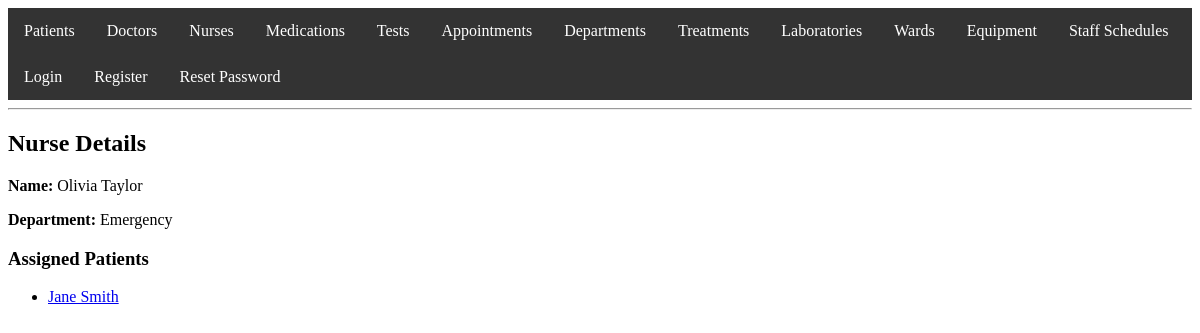
Page /nurse/nurse_care.php?id=1 on the committed database.
### tables this page shows
CREATE TABLE Nurses (
                        nurse_id INT PRIMARY KEY AUTO_INCREMENT,
                        user_id INT,
                        first_name VARCHAR(50),
                        last_name VARCHAR(50),
                        department_id INT,
                        FOREIGN KEY (user_id) REFERENCES Users(user_id) ON DELETE CASCADE,
                        FOREIGN KEY (department_id) REFERENCES Departments(department_id)
);

CREATE TABLE Departments (
                             department_id INT PRIMARY KEY AUTO_INCREMENT,
                             name VARCHAR(50),
                             description TEXT
);

CREATE TABLE Patients (
                          patient_id INT PRIMARY KEY AUTO_INCREMENT,
                          user_id INT DEFAULT NULL,
                          first_name VARCHAR(50),
                          last_name VARCHAR(50),
                          birth_date DATE,
                          gender ENUM('Male', 'Female', 'Other'),
                          address TEXT,
                          phone VARCHAR(15),
                          insurance_id INT,
                          FOREIGN KEY (user_id) REFERENCES Users(user_id) ON DELETE SET NULL,
                          FOREIGN KEY (insurance_id) REFERENCES Insurance(insurance_id)
);

### nurse/nurse_care.php (the view, shortened to what this page needs)
<?php
include '../auth.php';
include '../header.php';
$nurse_id = intval($_GET['id']);
$stmt = $conn->prepare("SELECT * FROM Nurses WHERE nurse_id = ?");
$stmt->bind_param("i", $nurse_id);
$stmt->execute();
$nurse_result = $stmt->get_result();
$nurse = $nurse_result->fetch_assoc();
$stmt = $conn->prepare("
    SELECT p.patient_id, p.first_name, p.last_name
    FROM Patients p
    JOIN NursePatient np ON p.patient_id = np.patient_id
    WHERE np.nurse_id = ?
");
$stmt->bind_param("i", $nurse_id);
$stmt->execute();
$patients_result = $stmt->get_result();
?>
<h2>Nurse Details</h2>
<p><strong>Name:</strong> <?php echo htmlspecialchars($nurse['first_name'] . ' ' . $nurse['last_name']); ?></p>
<p><strong>Department:</strong>
    <?php
    $dept_id = $nurse['department_id'];
    $stmt = $conn->prepare("SELECT name FROM Departments WHERE department_id = ?");
    $stmt->bind_param("i", $dept_id);
    $stmt->execute();
    $dept_result = $stmt->get_result();
    $department = $dept_result->fetch_assoc();
    echo htmlspecialchars($department['name']);
    ?>
</p>
<h3>Assigned Patients</h3>
<ul>
    <?php while ($patient = $patients_result->fetch_assoc()): ?>
        <li>
            <a href="../patient/patient_care.php?id=<?php echo $patient['patient_id']; ?>">
                <?php echo htmlspecialchars($patient['first_name'] . ' ' . $patient['last_name']); ?>
            </a>
        </li>
    <?php endwhile; ?>
</ul>
<?php
include '../footer.php';
?>

### rows in the picture
nurses: first_name+last_name "Olivia Taylor"
departments: name "Emergency"
patients: first_name+last_name "Jane Smith"
